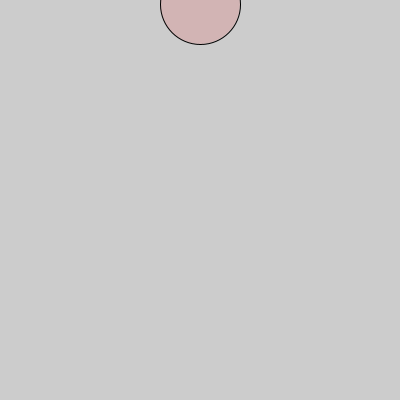
Frame 1 (no input)
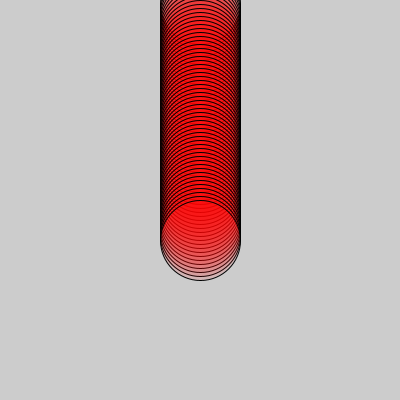
Frame 60 (the mouse pressed at the canvas centre just before this capture)
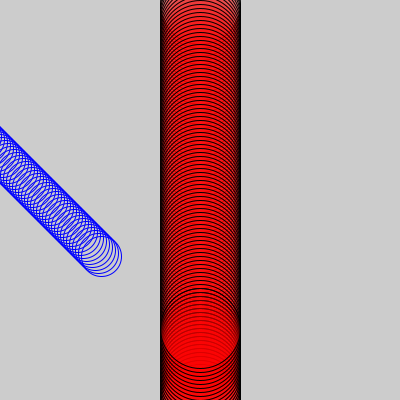
Frame 120 (the mouse held since frame 60 and released just before this capture)

The Processing sketch that drew these frames (run headless with seeded random() and noise(); from frame 60 on, the mouse is pressed at the canvas centre):

// Processing sketch: processing_89463
// ── processing_89463.pde

//Homework 6
//Copyright Lila Fagen
//Lila.Fagen@gmail.com (ldf)


float bx, by, bsize, bvel, bcol;
float rx, ry, rsize, rvel, rcol;


void setup ( ) 
{
  size (400, 400);
  smooth ( );
  bx = random(0-width);
  by = random(0-height);
  bsize = .1 * width;
  bvel = 3;
  bcol = color(0, 0, 255); 
  
  
  rx= width/2;
  ry= 0;
  rsize = .2* width;
  rvel= 4;
  rcol = color(255, 0, 0);
  
  
}


void draw ( ) 
{
// background (0);
 moveB ( );
 b (bcol) ;
 moveR ( );
 r (rcol);
}

void moveB ( )
{
 bx = bx + bvel;
  if (bx > width + bsize)
 {
  bx = -bsize; 
 }
 by = by + bvel;
  if (by > height + bsize)
 {
  by = -bsize; 
 }
}

void b (float col )
{
stroke (0, 0, 255);
noFill( );
ellipse (bx, by, bsize, bsize);

}
void moveR ( )
{
// rx = rx + rvel;
//  if (rx > width - rsize || rx < rsize/2)
// {
//  rx = -rsize; 
// }
 ry = ry + rvel;
  if (ry > height || ry<0)
 {
  rvel = -rvel; 
 }
}
void r (float col )
{
  fill (255, 0, 0, 30);
  stroke (0 );
  ellipse (rx, ry, rsize, rsize);
}
